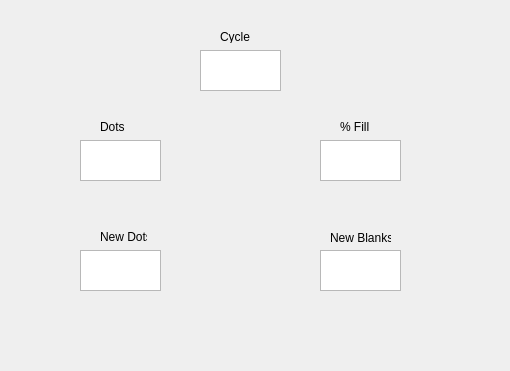
<?xml version="1.0" encoding="UTF-8"?>
<ui version="4.0">
 <class>Stats</class>
 <widget class="QDialog" name="Stats">
  <property name="geometry">
   <rect>
    <x>0</x>
    <y>0</y>
    <width>510</width>
    <height>371</height>
   </rect>
  </property>
  <property name="windowTitle">
   <string>Dialog</string>
  </property>
  <widget class="QLabel" name="label">
   <property name="geometry">
    <rect>
     <x>220</x>
     <y>30</y>
     <width>47</width>
     <height>13</height>
    </rect>
   </property>
   <property name="text">
    <string>Cycle</string>
   </property>
  </widget>
  <widget class="QTextEdit" name="textEdit">
   <property name="geometry">
    <rect>
     <x>200</x>
     <y>50</y>
     <width>81</width>
     <height>41</height>
    </rect>
   </property>
  </widget>
  <widget class="QTextEdit" name="textEdit_2">
   <property name="geometry">
    <rect>
     <x>80</x>
     <y>140</y>
     <width>81</width>
     <height>41</height>
    </rect>
   </property>
  </widget>
  <widget class="QTextEdit" name="textEdit_3">
   <property name="geometry">
    <rect>
     <x>320</x>
     <y>140</y>
     <width>81</width>
     <height>41</height>
    </rect>
   </property>
  </widget>
  <widget class="QTextEdit" name="textEdit_4">
   <property name="geometry">
    <rect>
     <x>80</x>
     <y>250</y>
     <width>81</width>
     <height>41</height>
    </rect>
   </property>
  </widget>
  <widget class="QTextEdit" name="textEdit_5">
   <property name="geometry">
    <rect>
     <x>320</x>
     <y>250</y>
     <width>81</width>
     <height>41</height>
    </rect>
   </property>
  </widget>
  <widget class="QLabel" name="label_2">
   <property name="geometry">
    <rect>
     <x>100</x>
     <y>120</y>
     <width>47</width>
     <height>13</height>
    </rect>
   </property>
   <property name="text">
    <string>Dots</string>
   </property>
  </widget>
  <widget class="QLabel" name="label_3">
   <property name="geometry">
    <rect>
     <x>340</x>
     <y>120</y>
     <width>47</width>
     <height>13</height>
    </rect>
   </property>
   <property name="text">
    <string>% Fill</string>
   </property>
  </widget>
  <widget class="QLabel" name="label_4">
   <property name="geometry">
    <rect>
     <x>100</x>
     <y>230</y>
     <width>47</width>
     <height>13</height>
    </rect>
   </property>
   <property name="text">
    <string>New Dots</string>
   </property>
  </widget>
  <widget class="QLabel" name="label_5">
   <property name="geometry">
    <rect>
     <x>330</x>
     <y>230</y>
     <width>61</width>
     <height>16</height>
    </rect>
   </property>
   <property name="text">
    <string>New Blanks</string>
   </property>
  </widget>
 </widget>
 <resources/>
 <connections/>
</ui>
